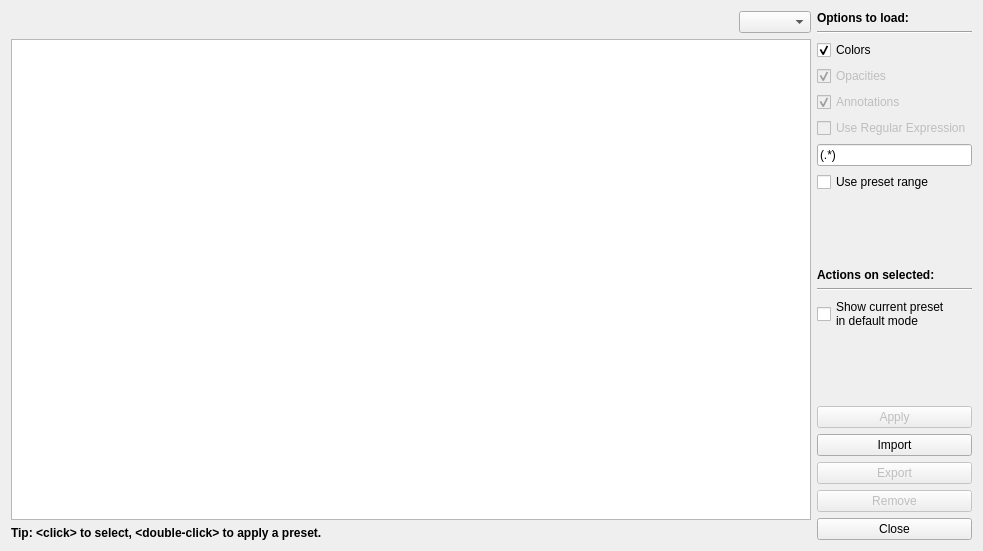
<?xml version="1.0" encoding="UTF-8"?>
<!-- SPDX-FileCopyrightText: Copyright (c) Kitware Inc. -->
<!-- SPDX-License-Identifier: BSD-3-Clause -->
<ui version="4.0">
 <class>pqPresetDialog</class>
 <widget class="QWidget" name="pqPresetDialog">
  <property name="geometry">
   <rect>
    <x>0</x>
    <y>0</y>
    <width>974</width>
    <height>551</height>
   </rect>
  </property>
  <property name="windowTitle">
   <string>Choose Preset</string>
  </property>
  <layout class="QGridLayout" name="gridLayout">
   <item row="1" column="0">
    <widget class="QTableView" name="gradients">
     <property name="minimumSize">
      <size>
       <width>800</width>
       <height>0</height>
      </size>
     </property>
     <property name="editTriggers">
      <set>QAbstractItemView::AnyKeyPressed|QAbstractItemView::EditKeyPressed|QAbstractItemView::SelectedClicked</set>
     </property>
     <property name="showDropIndicator" stdset="0">
      <bool>true</bool>
     </property>
     <property name="selectionBehavior">
      <enum>QAbstractItemView::SelectRows</enum>
     </property>
     <property name="sortingEnabled">
      <bool>false</bool>
     </property>
     <attribute name="horizontalHeaderVisible">
      <bool>true</bool>
     </attribute>
     <attribute name="horizontalHeaderMinimumSectionSize">
      <number>10</number>
     </attribute>
     <attribute name="horizontalHeaderStretchLastSection">
      <bool>true</bool>
     </attribute>
     <attribute name="verticalHeaderVisible">
      <bool>false</bool>
     </attribute>
    </widget>
   </item>
   <item row="2" column="0" colspan="2">
    <widget class="QLabel" name="label">
     <property name="text">
      <string>&lt;html&gt;&lt;head/&gt;&lt;body&gt;&lt;p&gt;&lt;span style=&quot; font-weight:600;&quot;&gt;Tip: &amp;lt;click&amp;gt; to select, &amp;lt;double-click&amp;gt; to apply a preset.&lt;/span&gt;&lt;/p&gt;&lt;/body&gt;&lt;/html&gt;</string>
     </property>
    </widget>
   </item>
   <item row="0" column="1" rowspan="3">
    <layout class="QVBoxLayout" name="verticalLayout">
     <item>
      <widget class="QLabel" name="label_2">
       <property name="text">
        <string>&lt;html&gt;&lt;head/&gt;&lt;body&gt;&lt;p&gt;&lt;span style=&quot; font-weight:600;&quot;&gt;Options to load:&lt;/span&gt;&lt;/p&gt;&lt;/body&gt;&lt;/html&gt;</string>
       </property>
      </widget>
     </item>
     <item>
      <widget class="Line" name="line">
       <property name="orientation">
        <enum>Qt::Horizontal</enum>
       </property>
      </widget>
     </item>
     <item>
      <widget class="QCheckBox" name="colors">
       <property name="toolTip">
        <string>Uncheck to not load colors from the selected preset.</string>
       </property>
       <property name="text">
        <string>Colors</string>
       </property>
       <property name="checked">
        <bool>true</bool>
       </property>
      </widget>
     </item>
     <item>
      <widget class="QCheckBox" name="opacities">
       <property name="enabled">
        <bool>false</bool>
       </property>
       <property name="toolTip">
        <string>Uncheck to not load opacities from the selected preset.</string>
       </property>
       <property name="text">
        <string>Opacities</string>
       </property>
       <property name="checked">
        <bool>true</bool>
       </property>
      </widget>
     </item>
     <item>
      <widget class="QCheckBox" name="annotations">
       <property name="enabled">
        <bool>false</bool>
       </property>
       <property name="toolTip">
        <string>Uncheck to not load annotations from the selected preset.</string>
       </property>
       <property name="text">
        <string>Annotations</string>
       </property>
       <property name="checked">
        <bool>true</bool>
       </property>
      </widget>
     </item>
     <item>
      <widget class="QCheckBox" name="useRegexp">
       <property name="enabled">
        <bool>false</bool>
       </property>
       <property name="toolTip">
        <string>Check to use following regexp when loading annotations from the selected preset.</string>
       </property>
       <property name="text">
        <string>Use Regular Expression</string>
       </property>
       <property name="checked">
        <bool>false</bool>
       </property>
       <property name="visible">
        <bool>false</bool>
       </property>
      </widget>
     </item>
     <item>
      <widget class="QLineEdit" name="regexpLine">
       <property name="toolTip">
         <string>This regexp will be applied to seriesName and preset value. If any, matching groups are used, otherwise whole matching. E.g. series name is `y1 &#x02d3;custom&#x02d2;`, preset have `y1 &#x02d3;generic&#x02d2;` and `z1 &#x02d3;custom&#x02d2;`. Then with the regexp `(.*) &#x02d3;.*&#x02d2;` the `y1 &#x02d3;custom&#x02d2;` series will match with `y1 &#x02d3;generic&#x02d2;`, whereas with `.* (&#x02d3;custom&#x02d2;)` it will match with `z1 &#x02d3;custom&#x02d2;`.</string>
       </property>
       <property name="text">
        <string>(.*)</string>
       </property>
       <property name="visible">
        <bool>false</bool>
       </property>
      </widget>
     </item>
     <item>
      <widget class="QCheckBox" name="usePresetRange">
       <property name="toolTip">
        <string>Check to use data range specified in the preset.</string>
       </property>
       <property name="text">
        <string>Use preset range</string>
       </property>
      </widget>
     </item>
     <item>
      <spacer name="verticalSpacer_2">
       <property name="orientation">
        <enum>Qt::Vertical</enum>
       </property>
       <property name="sizeHint" stdset="0">
        <size>
         <width>20</width>
         <height>40</height>
        </size>
       </property>
      </spacer>
     </item>
     <item>
      <widget class="QLabel" name="label_3">
       <property name="text">
        <string>&lt;html&gt;&lt;head/&gt;&lt;body&gt;&lt;p&gt;&lt;span style=&quot; font-weight:600;&quot;&gt;Actions on selected:&lt;/span&gt;&lt;/p&gt;&lt;/body&gt;&lt;/html&gt;</string>
       </property>
      </widget>
     </item>
     <item>
      <widget class="Line" name="line_2">
       <property name="orientation">
        <enum>Qt::Horizontal</enum>
       </property>
      </widget>
     </item>
     <item>
      <widget class="QCheckBox" name="showDefault">
       <property name="text">
        <string>Show current preset
in default mode</string>
       </property>
      </widget>
     </item>
     <item>
      <spacer name="verticalSpacer">
       <property name="orientation">
        <enum>Qt::Vertical</enum>
       </property>
       <property name="sizeHint" stdset="0">
        <size>
         <width>20</width>
         <height>40</height>
        </size>
       </property>
      </spacer>
     </item>
     <item>
      <widget class="QPushButton" name="apply">
       <property name="enabled">
        <bool>false</bool>
       </property>
       <property name="text">
        <string>Apply</string>
       </property>
      </widget>
     </item>
     <item>
      <widget class="QPushButton" name="importPresets">
       <property name="toolTip">
        <string>Import a preset from a json file, imported preset will appear in italics</string>
       </property>
       <property name="text">
        <string>Import</string>
       </property>
      </widget>
     </item>
     <item>
      <widget class="QPushButton" name="exportPresets">
       <property name="enabled">
        <bool>false</bool>
       </property>
       <property name="text">
        <string>Export</string>
       </property>
      </widget>
     </item>
     <item>
      <widget class="QPushButton" name="remove">
       <property name="enabled">
        <bool>false</bool>
       </property>
       <property name="text">
        <string>Remove</string>
       </property>
      </widget>
     </item>
     <item>
      <widget class="QPushButton" name="close">
       <property name="text">
        <string>Close</string>
       </property>
      </widget>
     </item>
    </layout>
   </item>
   <item row="0" column="0">
    <widget class="QWidget" name="widget" native="true">
     <layout class="QHBoxLayout" name="horizontalLayout">
      <property name="spacing">
       <number>4</number>
      </property>
      <property name="leftMargin">
       <number>0</number>
      </property>
      <property name="topMargin">
       <number>0</number>
      </property>
      <property name="rightMargin">
       <number>0</number>
      </property>
      <property name="bottomMargin">
       <number>0</number>
      </property>
      <item>
       <widget class="pqSearchBox" name="searchBox" native="true">
        <property name="sizePolicy">
         <sizepolicy hsizetype="Expanding" vsizetype="Preferred">
          <horstretch>0</horstretch>
          <verstretch>0</verstretch>
         </sizepolicy>
        </property>
        <property name="minimumSize">
         <size>
          <width>0</width>
          <height>10</height>
         </size>
        </property>
        <property name="settingKey" stdset="0">
         <string notr="true"/>
        </property>
        <property name="advancedSearchEnabled" stdset="0">
         <bool>false</bool>
        </property>
       </widget>
      </item>
      <item>
       <widget class="QComboBox" name="groupChooser"/>
      </item>
     </layout>
    </widget>
   </item>
  </layout>
 </widget>
 <customwidgets>
  <customwidget>
   <class>pqSearchBox</class>
   <extends>QWidget</extends>
   <header>pqSearchBox.h</header>
   <container>1</container>
  </customwidget>
 </customwidgets>
 <resources>
  <include location="../pqComponents.qrc"/>
 </resources>
 <connections>
  <connection>
   <sender>close</sender>
   <signal>clicked()</signal>
   <receiver>pqPresetDialog</receiver>
   <slot>close()</slot>
   <hints>
    <hint type="sourcelabel">
     <x>368</x>
     <y>527</y>
    </hint>
    <hint type="destinationlabel">
     <x>223</x>
     <y>275</y>
    </hint>
   </hints>
  </connection>
 </connections>
</ui>
